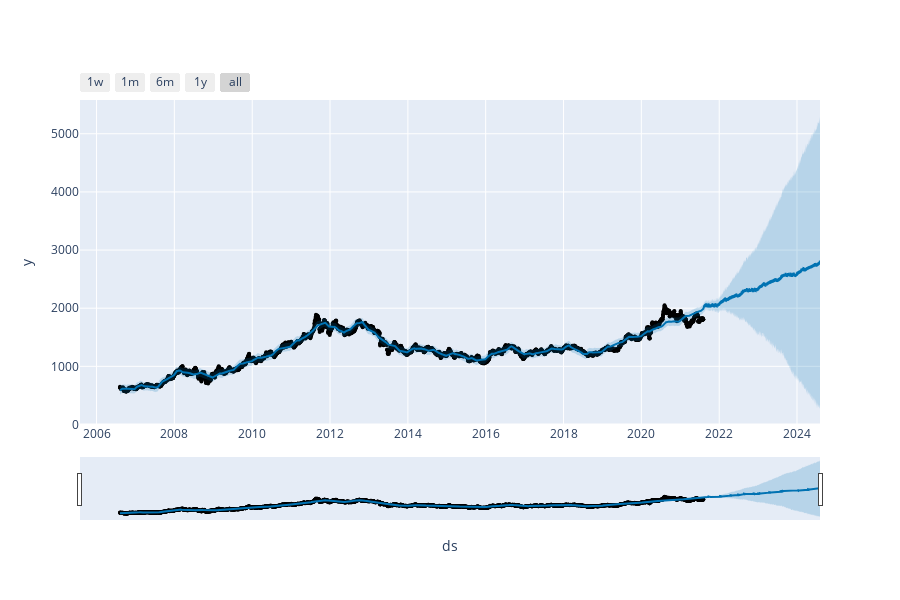

Notebook code cell kept with this figure:
### Code cell
#Forecasting
df_train = data[['Date', 'Close']]
df_train = df_train.rename(columns={'Date': 'ds', 'Close':'y'})

changepoint_prior_scale = 2
seasonality_prior_scale = 5

m = Prophet(seasonality_prior_scale=seasonality_prior_scale,changepoint_prior_scale=changepoint_prior_scale)

m.fit(df_train)
future = m.make_future_dataframe(periods=period)
forecast = m.predict(future)




fig1 = plot_plotly(m, forecast)
fig1.show()



fig2 = m.plot_components(forecast)

fig2.show()

### Figure 1 — Plotly figure (JSON) as saved in the notebook; plotly's stock layout.template omitted (floating-point values rounded to 4 significant figures; data arrays with more than 128 entries replaced by an {"elided": "..."} marker saying what was removed)
{"data": [{"marker": {"color": "black", "size": 4}, "mode": "markers", "name": "Actual", "type": "scatter", "x": {"elided": "3738 str values"}, "y": {"elided": "3738 float values"}}, {"hoverinfo": "skip", "line": {"width": 0}, "mode": "lines", "type": "scatter", "x": {"elided": "4833 str values"}, "y": {"elided": "4833 float values"}}, {"fill": "tonexty", "fillcolor": "rgba(0, 114, 178, 0.2)", "line": {"color": "#0072B2", "width": 2}, "mode": "lines", "name": "Predicted", "type": "scatter", "x": {"elided": "4833 str values"}, "y": {"elided": "4833 float values"}}, {"fill": "tonexty", "fillcolor": "rgba(0, 114, 178, 0.2)", "hoverinfo": "skip", "line": {"width": 0}, "mode": "lines", "type": "scatter", "x": {"elided": "4833 str values"}, "y": {"elided": "4833 float values"}}], "layout": {"height": 600, "showlegend": false, "width": 900, "xaxis": {"rangeselector": {"buttons": [{"count": 7, "label": "1w", "step": "day", "stepmode": "backward"}, {"count": 1, "label": "1m", "step": "month", "stepmode": "backward"}, {"count": 6, "label": "6m", "step": "month", "stepmode": "backward"}, {"count": 1, "label": "1y", "step": "year", "stepmode": "backward"}, {"step": "all"}]}, "rangeslider": {"visible": true}, "title": {"text": "ds"}, "type": "date"}, "yaxis": {"title": {"text": "y"}}}}
